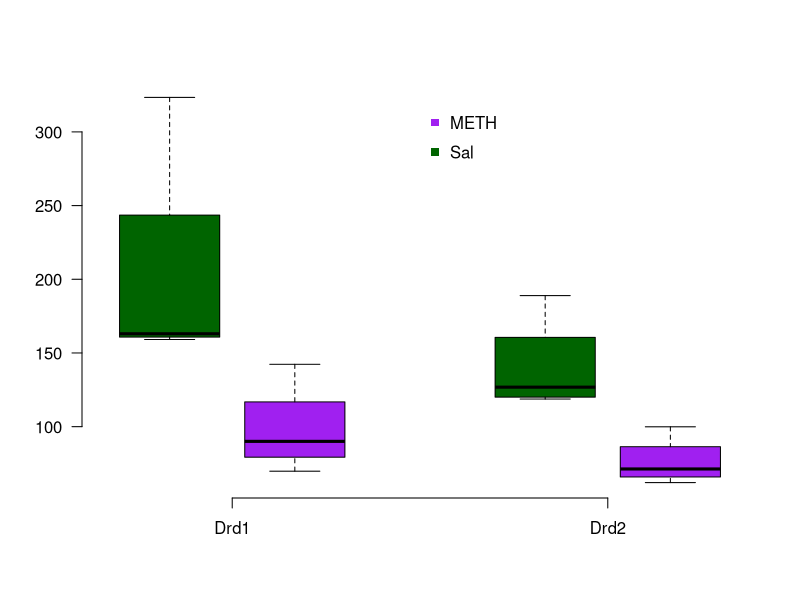
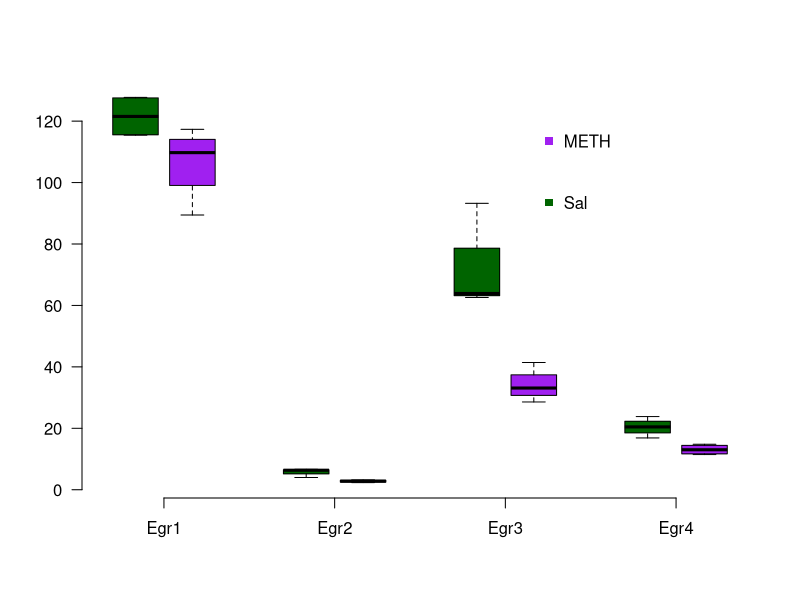
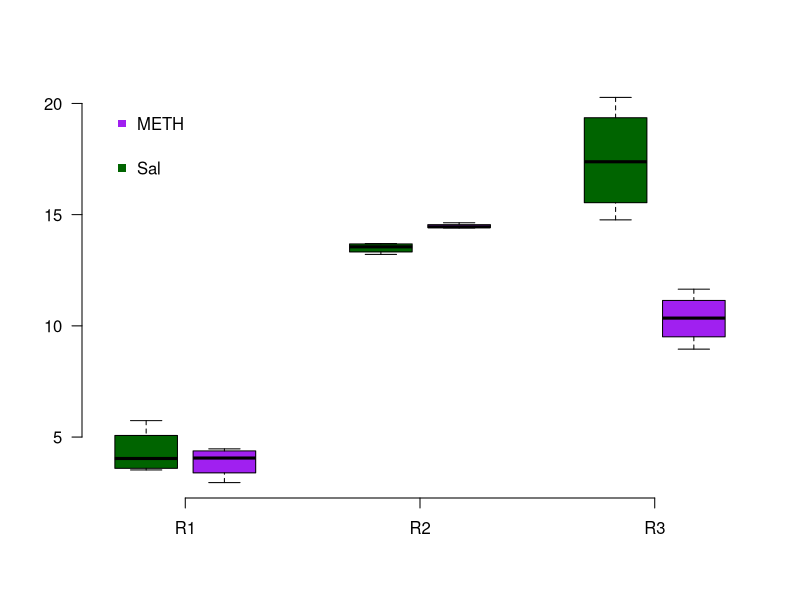
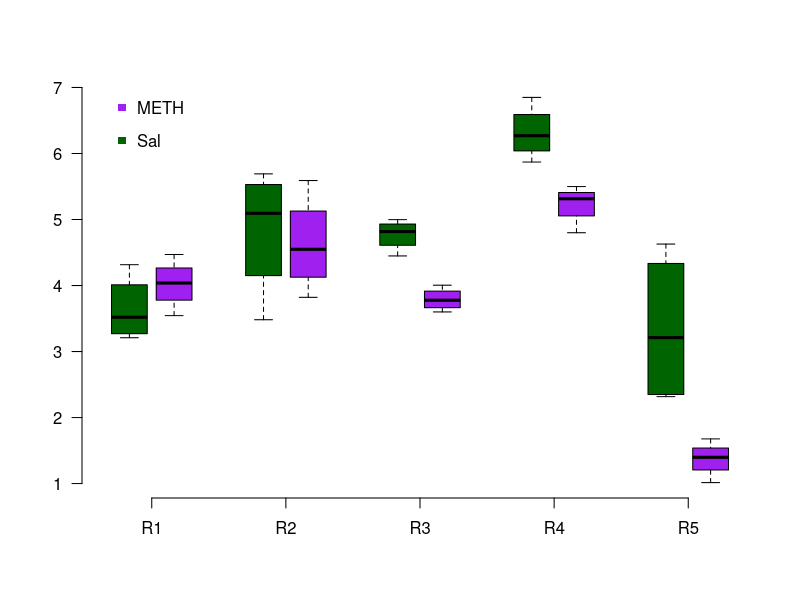

Here is the R script that generated these plots, in order:
#fig5d
data<-read.table("Fig5d_boxplot_Gene_expression_inNAc.txt")
par(las=1)
a<-boxplot(as.numeric(data[1,5:8]),as.numeric(data[1,9:12]),
        as.numeric(data[2,5:8]),as.numeric(data[2,9:12]),
        at=c(1,2,4,5),axes=F,col=c("darkgreen","purple"))
axis(2)
axis(1,at=c(1.5,4.5),labels = c("Drd1","Drd2"))
legend(3,320,"METH",bty="n",pch=15,col="purple",xjust=0,cex=1)
legend(3,300,"Sal",bty="n",pch=15,col="darkgreen",xjust=0,cex=1)

par(las=1)
b<-boxplot(as.numeric(data[3,5:8]),as.numeric(data[3,9:12]),
        as.numeric(data[4,5:8]),as.numeric(data[4,9:12]),
        as.numeric(data[5,5:8]),as.numeric(data[5,9:12]),
        as.numeric(data[6,5:8]),as.numeric(data[6,9:12]),
        at=c(1,2,4,5,7,8,10,11),axes=F,col=c("darkgreen","purple"))
axis(2)
axis(1,at=c(1.5,4.5,7.5,10.5),labels = c("Egr1","Egr2","Egr3","Egr4"))
legend(8,120,"METH",bty="n",pch=15,col="purple",xjust=0,cex=1)
legend(8,100,"Sal",bty="n",pch=15,col="darkgreen",xjust=0,cex=1)

#fig5e
data<-read.table("Fig5e_boxplot_OCR_ATAC_signal_inNAc.txt")
par(las=1)
a<-boxplot(as.numeric(data[1,5:8]),as.numeric(data[1,9:12]),
        as.numeric(data[2,5:8]),as.numeric(data[2,9:12]),
        as.numeric(data[3,5:8]),as.numeric(data[3,9:12]),
        at=c(1,2,4,5,7,8),axes=F,col=c("darkgreen","purple"))
axis(2)
axis(1,at=c(1.5,4.5,7.5),labels = c("R1","R2","R3"))
legend(0.5,20,"METH",bty="n",pch=15,col="purple",xjust=0,cex=1)
legend(0.5,18,"Sal",bty="n",pch=15,col="darkgreen",xjust=0,cex=1)

#fig5f
data<-read.table("Fig5f_boxplot_OCR_ATAC_signal_inNAc.txt")
par(las=1)
b<-boxplot(as.numeric(data[1,5:8]),as.numeric(data[1,9:12]),
           as.numeric(data[2,5:8]),as.numeric(data[2,9:12]),
           as.numeric(data[3,5:8]),as.numeric(data[3,9:12]),
           as.numeric(data[4,5:8]),as.numeric(data[4,9:12]),
           as.numeric(data[5,5:8]),as.numeric(data[5,9:12]),
           at=c(1,2,4,5,7,8,10,11,13,14),axes=F,col=c("darkgreen","purple"))
axis(2)
axis(1,at=c(1.5,4.5,7.5,10.5,13.5),labels = c("R1","R2","R3","R4","R5"))
legend(0.5,7,"METH",bty="n",pch=15,col="purple",xjust=0,cex=1)
legend(0.5,6.5,"Sal",bty="n",pch=15,col="darkgreen",xjust=0,cex=1)









